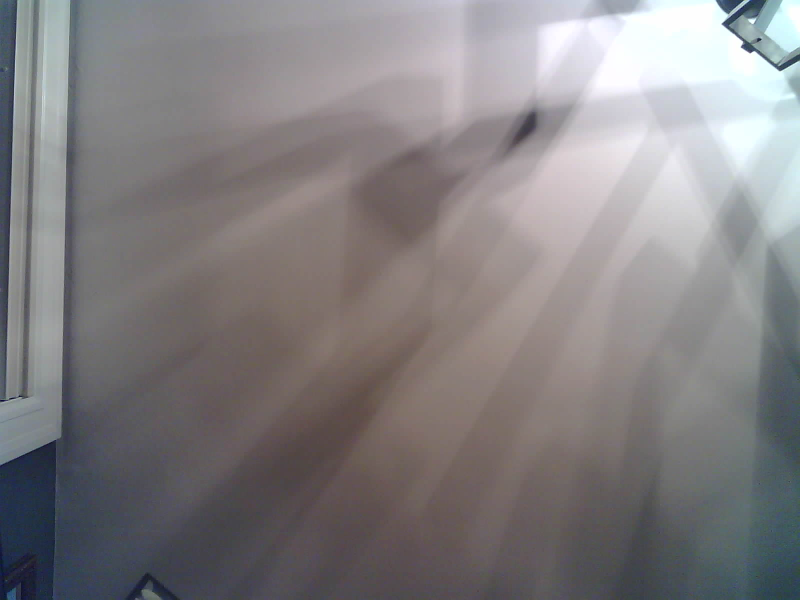
#> input picture snippets/DepthPerceptiveServer/pairs/left_01.jpeg, 1600 x 1200 px (shown at 1/2 size); its folder holds 4 pictures in this run
$ python concat_pairs.py
#> lines starting #> are read from the running program, lines starting #| are printed output that depends on the picture
import cv2
import numpy as np
import os

img_dir = "pairs"
for i in range(1,int(len(os.listdir(img_dir))/2)+1):
    num = format(i, "02")
    im_l = cv2.imread(img_dir+"/left_"+num+".jpeg")
#> im_l is the input picture: shape (1200, 1600, 3); mean B, G, R 129.4, 127.5, 130.6
    im_r = cv2.imread(img_dir+"/right_"+num+".jpeg")

    im_v = cv2.hconcat([im_l, im_r])
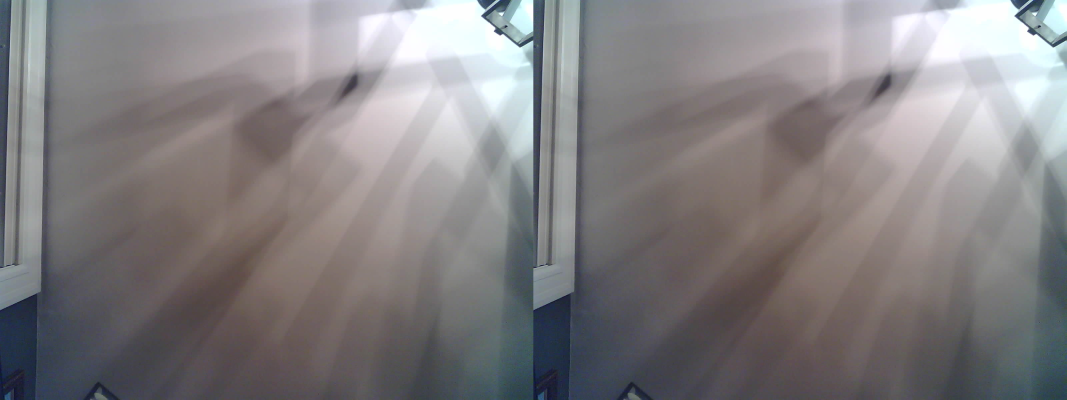
#> im_v: shape (1200, 3200, 3) (shown at 1/3 size); mean B, G, R 129.4, 127.5, 130.6
    cv2.imwrite('calibration_pictures/pair_'+num+".jpeg", im_v)
#> pass 2 of the loop `for i in range(1,int(len(os.listdir(img_dir))/2)+1):`:
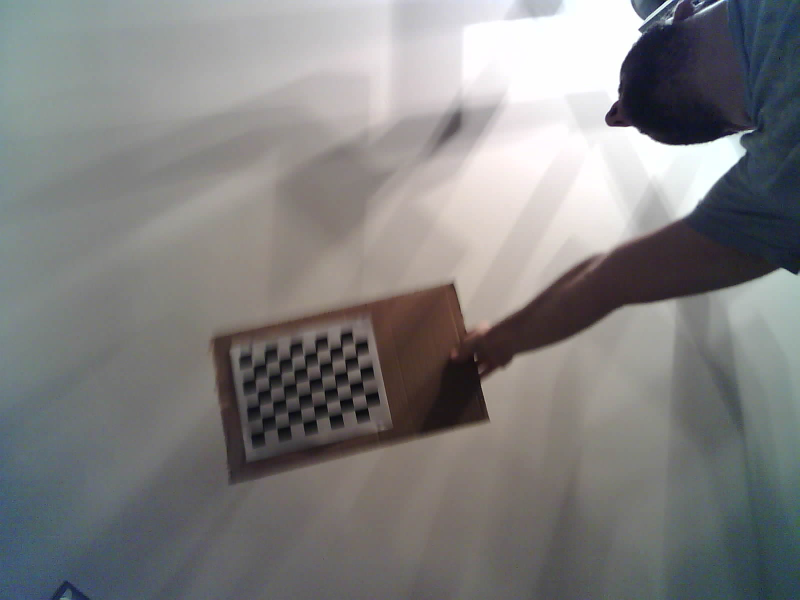
#> input picture snippets/DepthPerceptiveServer/pairs/left_02.jpeg, 1600 x 1200 px (shown at 1/2 size)
#> im_l is the input picture: shape (1200, 1600, 3); mean B, G, R 127.6, 127.7, 128.3
#> `im_v = cv2.hconcat([im_l, im_r])`:
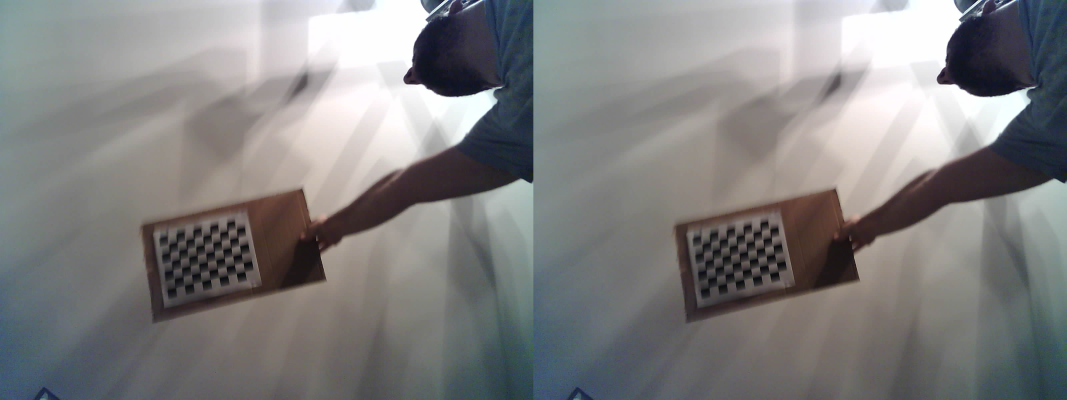
#> im_v: shape (1200, 3200, 3) (shown at 1/3 size); mean B, G, R 127.6, 127.7, 128.3
